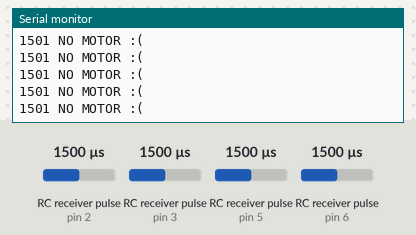
A sketch run on a simulated Arduino Uno, built with avr-gcc and run on an emulated ATmega328P. On the bench: the last lines printed to the serial monitor. Wiring (inferred from the names in the program): 4 × RC receiver channel: data pin 2 / data pin 3 / data pin 6 / data pin 5. Inputs (shaded band) come from the test bench; at power-on: RC receiver pulse (sensors on pin 2, pin 6, pin 3, pin 5) 1500 µs.

Above: at 7.2 s.
7.3 s: RC receiver pulse (sensor on pin 2) set to 1858 µs
At 7.37 s:
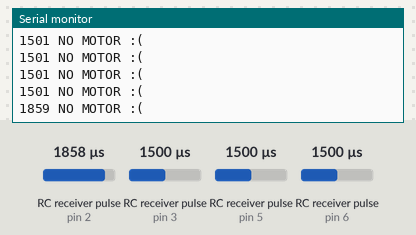
8.8 s: RC receiver pulse (sensor on pin 2) set to 1881 µs
At 8.89 s:
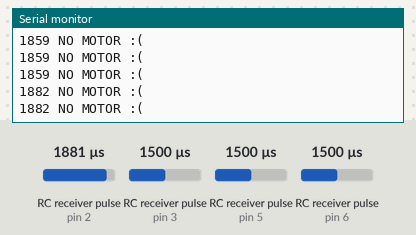
10.3 s: RC receiver pulse (sensor on pin 6) set to 1612 µs
At 10.33 s:
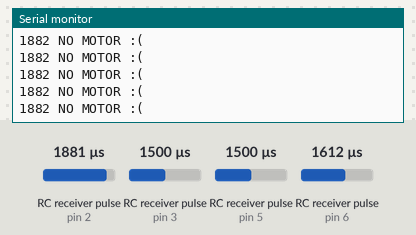
11.8 s: RC receiver pulse (sensor on pin 6) set to 1638 µs
At 11.89 s:
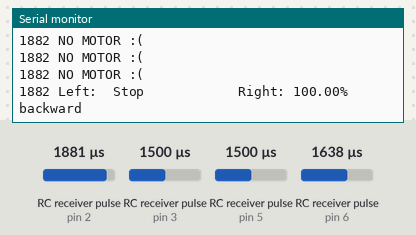
Timing chart, 0 to 14.8 s (numbered marks = the images above; inputs shaded):
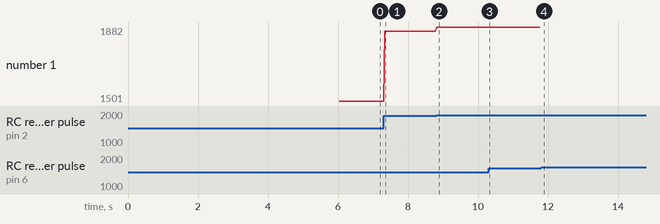

The sketch:

basicDriveCode.ino
```cpp
/*
Arduino RC Drive code for the basic Rover chassis

Takes input from an RC Reciever and outputs to three connected saberteeth, with different addresses.
You can find this documented below.

Author: Nick McComb [mccombn@onid.oregonstate.edu]
Date: January 2015
*/

#include <SoftwareSerial.h>
#include <Sabertooth.h>

//Comment the following line out if you do not want serial debug statements
#define DEBUG

#define CHANNEL2 2  //Vertical Left Stick
#define CHANNEL3 3  //Vertical Right Stick
#define CHANNEL5 5  //Speed control
#define CHANNEL6 6  //Enable

#define CH2_MIN 1048
#define CH2_MAX 1868
#define CH2_STOP ((CH2_MAX-CH2_MIN)/2 + CH2_MIN)
#define CH2_MAGNATUDE ((CH2_MAX - CH2_MIN) / 2)

#define CH3_MIN 1075
#define CH3_MAX 1888
#define CH3_STOP ((CH3_MAX-CH3_MIN)/2 + CH3_MIN)
#define CH3_MAGNATUDE ((CH3_MAX - CH3_MIN) / 2)

#define CH5_MIN 918
#define CH5_MAX 1648
#define CH5_RANGE (CH5_MAX - CH5_MIN)

#define CH6_MIN 950   //Higher than actual, use < statement
#define CH6_MAX 1630  //Lower than actual, use > statement

//This defines how far away from the "CH*_MAGNATUDE" the motors will actually stop
#define STOP_CONSTANT 50  //Originally 20

SoftwareSerial SWSerial(NOT_A_PIN, 12); // RX on no pin (unused), TX on pin 11 (to S1).
Sabertooth RearST(128, SWSerial); // Address 128, and use SWSerial as the serial port.
Sabertooth MidST(129, SWSerial);
Sabertooth FrontST(130, SWSerial);

void setup()
{
  pinMode(CHANNEL2, INPUT);
  pinMode(CHANNEL3, INPUT);
  pinMode(CHANNEL5, INPUT);
  pinMode(CHANNEL6, INPUT);

  Serial.begin(9600);
  #ifdef DEBUG
    Serial.println("[Board Initializing...]");
  #endif


  SWSerial.begin(9600);
  RearST.autobaud();
  MidST.autobaud();
  FrontST.autobaud();

  #ifdef DEBUG
    Serial.println("[Board Initialization Complete]");
  #endif
}

void loop()
{
  short lChannel = pulseIn(CHANNEL2, HIGH);
  #ifdef DEBUG
    Serial.print(lChannel);
    Serial.print(" ");
  #endif
  lChannel -= CH2_STOP;

  short rChannel = pulseIn(CHANNEL3, HIGH);
  //Serial.print(rChannel);
  //Serial.print(" ");

  rChannel -= CH3_STOP;

  short enChannel = pulseIn(CHANNEL6, HIGH);

  short speedChannel = pulseIn(CHANNEL5, HIGH);

  //##! Begin SUPER DUPER HACKY SECTION !##
  //Swap sides
  short temp = rChannel;
  rChannel = lChannel;
  lChannel = temp;


  //Flip both directions
  rChannel *= -1;
  lChannel *= -1;
  //##! End SUPER DUPER HACKY SECTION !##

  float lRatio;
  float rRatio;

  if(enChannel > CH6_MAX){  //Motors are good to go to be operated in a normal fashion (e.g. ESTOP is not activated)
	  //Serial.println("MOTOR GO!");

	  char lCommand = 0;
	  char lData = 0;

	  char rCommand = 4;
	  char rData = 0;

    #ifdef DEBUG
	    Serial.print("Left:  ");
    #endif
	  if(abs(lChannel) > STOP_CONSTANT){  //Moving case
      lRatio = constrain(((float)lChannel / (float)CH2_MAGNATUDE), -1, 1);
      #ifdef DEBUG
        Serial.print(abs(lRatio) * 100);
        Serial.print("% ");
      #endif
      if(lChannel > 0){
        #ifdef DEBUG
          Serial.print("forward  ");
        #endif
        lCommand = 0;
        lData = constrain(((int)(lRatio * (float) 127)), 0, 127);
      }
      else {
        #ifdef DEBUG
          Serial.print("backward ");
        #endif
        lRatio *= -1;  //Make the ratio positive
        lCommand = 1;
        lData = constrain(((int)(lRatio * (float) 127)), 0, 127);
      }
	  }
	  else{  //Not moving case
      #ifdef DEBUG
		    Serial.print("Stop            ");
      #endif
		  lCommand = 1;
		  lData = 0;
	  }

	  FrontST.command(lCommand, lData);
	  MidST.command(lCommand, lData);
	  RearST.command(lCommand, lData);

    #ifdef DEBUG
	    Serial.print("Right: ");
    #endif
	  if(abs(rChannel) > STOP_CONSTANT){  //Moving case
      rRatio = constrain(((float)rChannel / (float)CH3_MAGNATUDE), -1, 1);
      #ifdef DEBUG
        Serial.print(abs(rRatio) * 100);
        Serial.print("% ");
      #endif
      if(rChannel > 0){  //Forward drive mode
        #ifdef DEBUG
          Serial.println("forward");
        #endif
        rCommand = 4;
        rData = constrain((int)(rRatio * (float) 127), 0, 127);
      }
      else { //Backward Drive Mode
        #ifdef DEBUG
          Serial.println("backward");
        #endif
        rRatio *= -1; //Make the ratio positive
        rCommand = 5;
        rData = constrain((int)(rRatio * (float) 127), 0, 127);
      }
	  }
    else{  //Not moving case
      #ifdef DEBUG
        Serial.println("Stop");
      #endif
      rCommand = 4;
      rData = 0;
    }

    FrontST.command(rCommand, rData);
    MidST.command(rCommand, rData);
    RearST.command(rCommand, rData);


  }
  else {  //All motor stop
    #ifdef DEBUG
	    Serial.println("NO MOTOR :(");
    #endif

    FrontST.command(4, 0);
    MidST.command(4, 0);
    RearST.command(4, 0);

    FrontST.command(0, 0);
    MidST.command(0, 0);
    RearST.command(0, 0);
  }

  delay(20);
}
```

Measured:
- the behaviour switches between 1629 and 1630 µs on RC receiver pulse (sensor on pin 6) (found by bisection; images 3 and 4)
- after the input at 7.3 s, the serial monitor: prints a new line at once (image 1)
- after the input at 8.8 s, the serial monitor: prints a new line at once (image 2)
- after the input at 11.8 s, the serial monitor: prints a new line at once (image 4)
- plotted number 1: 1501 → 1859 after the input at 7.3 s, 1859 → 1882 after the input at 8.8 s
